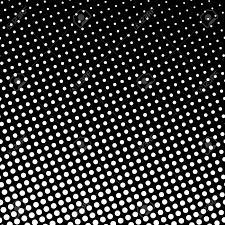
#> input picture image_resources/white-dot.png, 225 x 225 px, found by its file name
$ python 47_a_WhiteAndBlackDOTdetection.py
#> lines starting #> are read from the running program, lines starting #| are printed output that depends on the picture; after the words box and inside, x2 and y2 are one past the last pixel; in counts of white or black regions, pixels touching at a corner belong together

import cv2
import numpy as np

# https://www.geeksforgeeks.org/white-and-black-dot-detection-using-opencv-python/

'''
'''

# path = "black dot.jpg"
# path = "/home/dewatic/Documents/openCV-Basic-with-Python/image_resources/black-dot1.jpg"
path = "/home/dewatic/Documents/openCV-Basic-with-Python/image_resources/white-dot.png"

gray = cv2.imread(path, 0)
#> gray is the input picture: shape (225, 225); min 0, max 255, mean 54.6

# threshold
th, threshed = cv2.threshold(gray, 100, 255, cv2.THRESH_BINARY_INV|cv2.THRESH_OTSU)
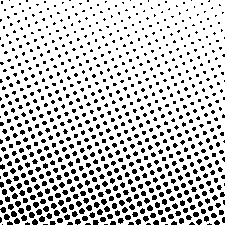
#> threshed: shape (225, 225); 78.4% white; 819 black regions (627 under 20 px)
#> th = 115

# findcontours
cnts = cv2.findContours(threshed, cv2.RETR_LIST, cv2.CHAIN_APPROX_SIMPLE)[-2]
#> cnts = 763 contours, 411 with area under 20; largest, box (x1, y1, x2, y2) and area: (0, 0, 225, 225) 49458, (10, 210, 18, 218) 38, (38, 215, 46, 223) 38, (3, 213, 11, 221) 38, (28, 211, 36, 219) 38

# filter by area
s1 = 3
s2 = 20
xcnts = []
for cnt in cnts:
    if s1<cv2.contourArea(cnt) <s2:
        xcnts.append(cnt)
#> after the loop, xcnts = 411 contours, all with area under 20

print("\nDots number: {}".format(len(xcnts)))
#| Dots number: 411
